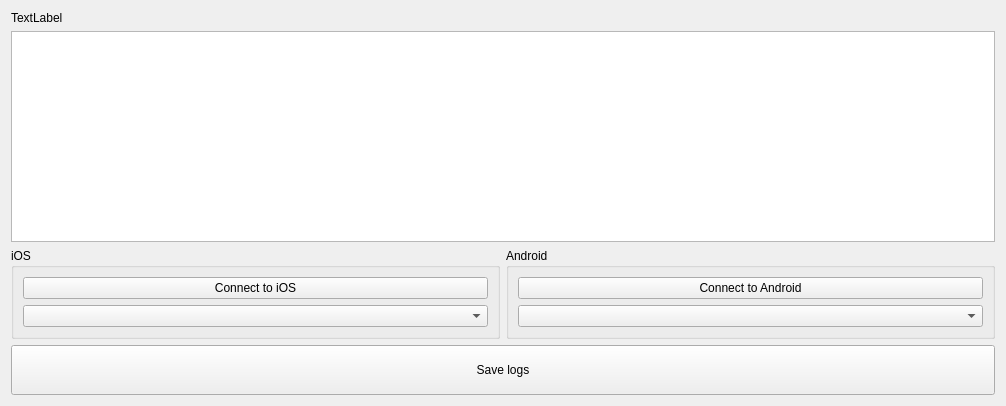
<?xml version="1.0" encoding="UTF-8"?>
<ui version="4.0">
 <class>log_reader_widget</class>
 <widget class="QWidget" name="log_reader_widget">
  <property name="geometry">
   <rect>
    <x>0</x>
    <y>0</y>
    <width>1006</width>
    <height>406</height>
   </rect>
  </property>
  <property name="windowTitle">
   <string>Form</string>
  </property>
  <layout class="QGridLayout" name="gridLayout">
   <item row="0" column="0">
    <widget class="QLabel" name="label_current_time">
     <property name="text">
      <string>TextLabel</string>
     </property>
    </widget>
   </item>
   <item row="1" column="0" colspan="2">
    <widget class="QTextEdit" name="qtext_logscreen"/>
   </item>
   <item row="3" column="0" colspan="2">
    <widget class="QPushButton" name="btn_save_logs">
     <property name="minimumSize">
      <size>
       <width>0</width>
       <height>50</height>
      </size>
     </property>
     <property name="text">
      <string>Save logs</string>
     </property>
    </widget>
   </item>
   <item row="2" column="1">
    <widget class="QGroupBox" name="groupBox_android">
     <property name="title">
      <string>Android</string>
     </property>
     <layout class="QVBoxLayout" name="verticalLayout_2">
      <item>
       <widget class="QPushButton" name="btn_connect_android">
        <property name="text">
         <string>Connect to Android</string>
        </property>
       </widget>
      </item>
      <item>
       <widget class="QComboBox" name="dropdown_android_devices"/>
      </item>
     </layout>
    </widget>
   </item>
   <item row="2" column="0">
    <widget class="QGroupBox" name="groupBox_ios">
     <property name="title">
      <string>iOS</string>
     </property>
     <layout class="QVBoxLayout" name="verticalLayout">
      <item>
       <widget class="QPushButton" name="btn_connect_ios">
        <property name="text">
         <string>Connect to iOS</string>
        </property>
       </widget>
      </item>
      <item>
       <widget class="QComboBox" name="dropdown_ios_devices"/>
      </item>
     </layout>
    </widget>
   </item>
  </layout>
 </widget>
 <resources/>
 <connections/>
</ui>
